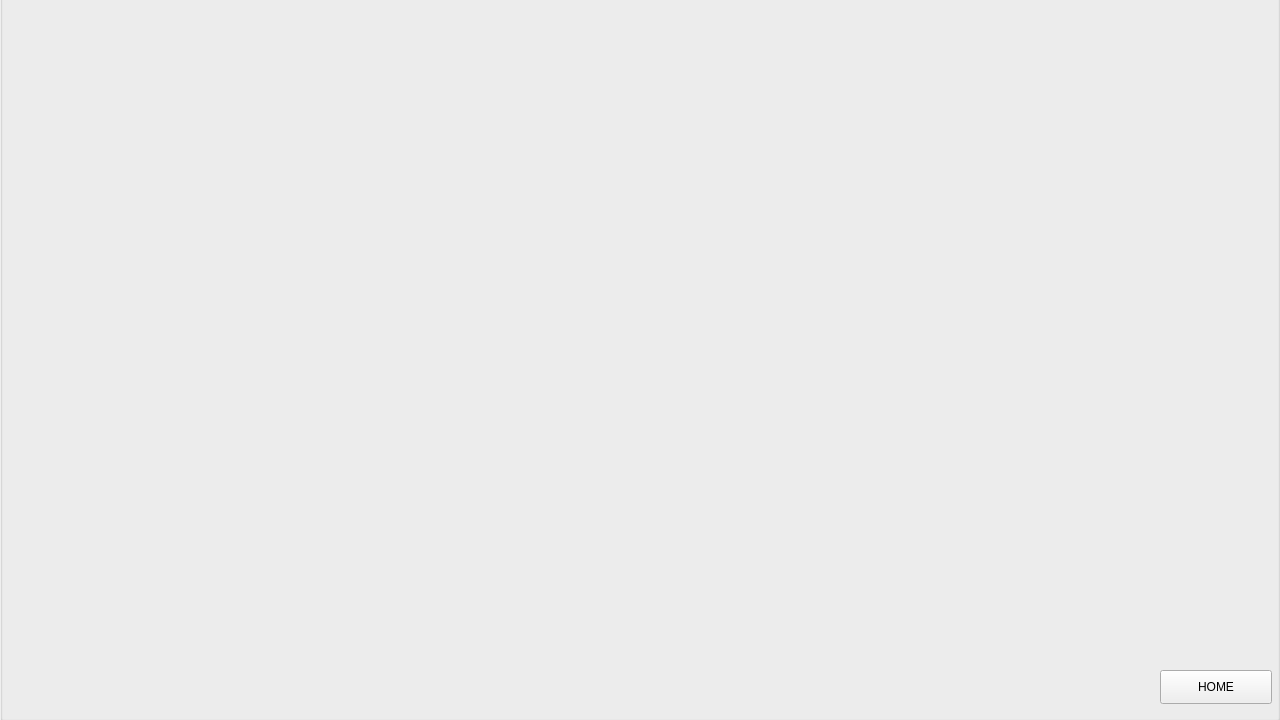
<?xml version="1.0" encoding="UTF-8"?>
<ui version="4.0">
 <class>MainWindow</class>
 <widget class="QMainWindow" name="MainWindow">
  <property name="geometry">
   <rect>
    <x>0</x>
    <y>0</y>
    <width>1280</width>
    <height>720</height>
   </rect>
  </property>
  <property name="windowTitle">
   <string>MainWindow</string>
  </property>
  <property name="styleSheet">
   <string notr="true"/>
  </property>
  <widget class="QWidget" name="centralwidget">
   <widget class="QPushButton" name="pushButton">
    <property name="geometry">
     <rect>
      <x>1160</x>
      <y>680</y>
      <width>112</width>
      <height>34</height>
     </rect>
    </property>
    <property name="styleSheet">
     <string notr="true">background-color: rgb(255, 255, 255);</string>
    </property>
    <property name="text">
     <string>CLOSE</string>
    </property>
   </widget>
   <widget class="QGroupBox" name="groupBox">
    <property name="geometry">
     <rect>
      <x>20</x>
      <y>150</y>
      <width>1241</width>
      <height>171</height>
     </rect>
    </property>
    <property name="font">
     <font>
      <pointsize>20</pointsize>
     </font>
    </property>
    <property name="autoFillBackground">
     <bool>false</bool>
    </property>
    <property name="styleSheet">
     <string notr="true">color: rgb(255, 255, 255);</string>
    </property>
    <property name="title">
     <string>COLORS</string>
    </property>
    <property name="alignment">
     <set>Qt::AlignCenter</set>
    </property>
    <property name="flat">
     <bool>false</bool>
    </property>
    <widget class="QLabel" name="label_13">
     <property name="geometry">
      <rect>
       <x>980</x>
       <y>70</y>
       <width>70</width>
       <height>70</height>
      </rect>
     </property>
     <property name="styleSheet">
      <string notr="true">background-color: rgb(255, 255, 255);</string>
     </property>
     <property name="frameShape">
      <enum>QFrame::Box</enum>
     </property>
     <property name="lineWidth">
      <number>0</number>
     </property>
     <property name="text">
      <string/>
     </property>
     <property name="scaledContents">
      <bool>true</bool>
     </property>
    </widget>
    <widget class="QLabel" name="label_10">
     <property name="geometry">
      <rect>
       <x>740</x>
       <y>70</y>
       <width>70</width>
       <height>70</height>
      </rect>
     </property>
     <property name="styleSheet">
      <string notr="true">background-color: rgb(255, 255, 255);</string>
     </property>
     <property name="frameShape">
      <enum>QFrame::Box</enum>
     </property>
     <property name="lineWidth">
      <number>0</number>
     </property>
     <property name="text">
      <string/>
     </property>
     <property name="scaledContents">
      <bool>true</bool>
     </property>
    </widget>
    <widget class="QLabel" name="label_11">
     <property name="geometry">
      <rect>
       <x>820</x>
       <y>70</y>
       <width>70</width>
       <height>70</height>
      </rect>
     </property>
     <property name="styleSheet">
      <string notr="true">background-color: rgb(255, 255, 255);</string>
     </property>
     <property name="frameShape">
      <enum>QFrame::Box</enum>
     </property>
     <property name="lineWidth">
      <number>0</number>
     </property>
     <property name="text">
      <string/>
     </property>
     <property name="scaledContents">
      <bool>true</bool>
     </property>
    </widget>
    <widget class="QLabel" name="label_7">
     <property name="geometry">
      <rect>
       <x>500</x>
       <y>70</y>
       <width>70</width>
       <height>70</height>
      </rect>
     </property>
     <property name="styleSheet">
      <string notr="true">background-color: rgb(255, 255, 255);</string>
     </property>
     <property name="frameShape">
      <enum>QFrame::Box</enum>
     </property>
     <property name="lineWidth">
      <number>0</number>
     </property>
     <property name="text">
      <string/>
     </property>
     <property name="scaledContents">
      <bool>true</bool>
     </property>
    </widget>
    <widget class="QLabel" name="label_9">
     <property name="geometry">
      <rect>
       <x>660</x>
       <y>70</y>
       <width>70</width>
       <height>70</height>
      </rect>
     </property>
     <property name="styleSheet">
      <string notr="true">background-color: rgb(255, 255, 255);</string>
     </property>
     <property name="frameShape">
      <enum>QFrame::Box</enum>
     </property>
     <property name="lineWidth">
      <number>0</number>
     </property>
     <property name="text">
      <string/>
     </property>
     <property name="scaledContents">
      <bool>true</bool>
     </property>
    </widget>
    <widget class="QLabel" name="label_3">
     <property name="geometry">
      <rect>
       <x>180</x>
       <y>70</y>
       <width>70</width>
       <height>70</height>
      </rect>
     </property>
     <property name="styleSheet">
      <string notr="true">background-color: rgb(255, 255, 255);</string>
     </property>
     <property name="frameShape">
      <enum>QFrame::Box</enum>
     </property>
     <property name="lineWidth">
      <number>0</number>
     </property>
     <property name="text">
      <string/>
     </property>
     <property name="scaledContents">
      <bool>true</bool>
     </property>
    </widget>
    <widget class="QLabel" name="label_5">
     <property name="geometry">
      <rect>
       <x>340</x>
       <y>70</y>
       <width>70</width>
       <height>70</height>
      </rect>
     </property>
     <property name="styleSheet">
      <string notr="true">background-color: rgb(255, 255, 255);</string>
     </property>
     <property name="frameShape">
      <enum>QFrame::Box</enum>
     </property>
     <property name="lineWidth">
      <number>0</number>
     </property>
     <property name="text">
      <string/>
     </property>
     <property name="scaledContents">
      <bool>true</bool>
     </property>
    </widget>
    <widget class="QLabel" name="label_12">
     <property name="geometry">
      <rect>
       <x>900</x>
       <y>70</y>
       <width>70</width>
       <height>70</height>
      </rect>
     </property>
     <property name="styleSheet">
      <string notr="true">background-color: rgb(255, 255, 255);</string>
     </property>
     <property name="frameShape">
      <enum>QFrame::Box</enum>
     </property>
     <property name="lineWidth">
      <number>0</number>
     </property>
     <property name="text">
      <string/>
     </property>
     <property name="scaledContents">
      <bool>true</bool>
     </property>
    </widget>
    <widget class="QLabel" name="label_2">
     <property name="geometry">
      <rect>
       <x>100</x>
       <y>70</y>
       <width>70</width>
       <height>70</height>
      </rect>
     </property>
     <property name="styleSheet">
      <string notr="true">background-color: rgb(255, 255, 255);</string>
     </property>
     <property name="frameShape">
      <enum>QFrame::Box</enum>
     </property>
     <property name="lineWidth">
      <number>0</number>
     </property>
     <property name="text">
      <string/>
     </property>
     <property name="scaledContents">
      <bool>true</bool>
     </property>
    </widget>
    <widget class="QLabel" name="label_6">
     <property name="geometry">
      <rect>
       <x>420</x>
       <y>70</y>
       <width>70</width>
       <height>70</height>
      </rect>
     </property>
     <property name="styleSheet">
      <string notr="true">background-color: rgb(255, 255, 255);</string>
     </property>
     <property name="frameShape">
      <enum>QFrame::Box</enum>
     </property>
     <property name="lineWidth">
      <number>0</number>
     </property>
     <property name="text">
      <string/>
     </property>
     <property name="scaledContents">
      <bool>true</bool>
     </property>
    </widget>
    <widget class="QLabel" name="label_8">
     <property name="geometry">
      <rect>
       <x>580</x>
       <y>70</y>
       <width>70</width>
       <height>70</height>
      </rect>
     </property>
     <property name="styleSheet">
      <string notr="true">background-color: rgb(255, 255, 255);</string>
     </property>
     <property name="frameShape">
      <enum>QFrame::Box</enum>
     </property>
     <property name="lineWidth">
      <number>0</number>
     </property>
     <property name="text">
      <string/>
     </property>
     <property name="scaledContents">
      <bool>true</bool>
     </property>
    </widget>
    <widget class="QLabel" name="label_14">
     <property name="geometry">
      <rect>
       <x>1060</x>
       <y>70</y>
       <width>70</width>
       <height>70</height>
      </rect>
     </property>
     <property name="styleSheet">
      <string notr="true">background-color: rgb(255, 255, 255);</string>
     </property>
     <property name="frameShape">
      <enum>QFrame::Box</enum>
     </property>
     <property name="lineWidth">
      <number>0</number>
     </property>
     <property name="text">
      <string/>
     </property>
     <property name="scaledContents">
      <bool>true</bool>
     </property>
    </widget>
    <widget class="QLabel" name="label_15">
     <property name="geometry">
      <rect>
       <x>1140</x>
       <y>70</y>
       <width>70</width>
       <height>70</height>
      </rect>
     </property>
     <property name="styleSheet">
      <string notr="true">background-color: rgb(255, 255, 255);</string>
     </property>
     <property name="frameShape">
      <enum>QFrame::Box</enum>
     </property>
     <property name="lineWidth">
      <number>0</number>
     </property>
     <property name="text">
      <string/>
     </property>
     <property name="scaledContents">
      <bool>true</bool>
     </property>
    </widget>
    <widget class="QLabel" name="label_4">
     <property name="geometry">
      <rect>
       <x>260</x>
       <y>70</y>
       <width>70</width>
       <height>70</height>
      </rect>
     </property>
     <property name="styleSheet">
      <string notr="true">background-color: rgb(255, 255, 255);</string>
     </property>
     <property name="frameShape">
      <enum>QFrame::Box</enum>
     </property>
     <property name="lineWidth">
      <number>0</number>
     </property>
     <property name="text">
      <string/>
     </property>
     <property name="scaledContents">
      <bool>true</bool>
     </property>
    </widget>
    <widget class="QLabel" name="label_1">
     <property name="geometry">
      <rect>
       <x>20</x>
       <y>70</y>
       <width>70</width>
       <height>70</height>
      </rect>
     </property>
     <property name="styleSheet">
      <string notr="true">background-color: rgb(255, 255, 255);</string>
     </property>
     <property name="frameShape">
      <enum>QFrame::Box</enum>
     </property>
     <property name="lineWidth">
      <number>0</number>
     </property>
     <property name="text">
      <string/>
     </property>
     <property name="scaledContents">
      <bool>true</bool>
     </property>
    </widget>
    <widget class="QLabel" name="label_17">
     <property name="geometry">
      <rect>
       <x>920</x>
       <y>350</y>
       <width>70</width>
       <height>70</height>
      </rect>
     </property>
     <property name="frameShape">
      <enum>QFrame::Box</enum>
     </property>
     <property name="text">
      <string/>
     </property>
     <property name="scaledContents">
      <bool>true</bool>
     </property>
    </widget>
    <widget class="QLabel" name="label_18">
     <property name="geometry">
      <rect>
       <x>1000</x>
       <y>350</y>
       <width>70</width>
       <height>70</height>
      </rect>
     </property>
     <property name="frameShape">
      <enum>QFrame::Box</enum>
     </property>
     <property name="text">
      <string/>
     </property>
     <property name="scaledContents">
      <bool>true</bool>
     </property>
    </widget>
    <widget class="QLabel" name="label_19">
     <property name="geometry">
      <rect>
       <x>680</x>
       <y>350</y>
       <width>70</width>
       <height>70</height>
      </rect>
     </property>
     <property name="frameShape">
      <enum>QFrame::Box</enum>
     </property>
     <property name="text">
      <string/>
     </property>
     <property name="scaledContents">
      <bool>true</bool>
     </property>
    </widget>
    <widget class="QLabel" name="label_20">
     <property name="geometry">
      <rect>
       <x>840</x>
       <y>350</y>
       <width>70</width>
       <height>70</height>
      </rect>
     </property>
     <property name="frameShape">
      <enum>QFrame::Box</enum>
     </property>
     <property name="text">
      <string/>
     </property>
     <property name="scaledContents">
      <bool>true</bool>
     </property>
    </widget>
    <widget class="QLabel" name="label_21">
     <property name="geometry">
      <rect>
       <x>360</x>
       <y>350</y>
       <width>70</width>
       <height>70</height>
      </rect>
     </property>
     <property name="frameShape">
      <enum>QFrame::Box</enum>
     </property>
     <property name="text">
      <string/>
     </property>
     <property name="scaledContents">
      <bool>true</bool>
     </property>
    </widget>
    <widget class="QLabel" name="label_22">
     <property name="geometry">
      <rect>
       <x>520</x>
       <y>350</y>
       <width>70</width>
       <height>70</height>
      </rect>
     </property>
     <property name="frameShape">
      <enum>QFrame::Box</enum>
     </property>
     <property name="text">
      <string/>
     </property>
     <property name="scaledContents">
      <bool>true</bool>
     </property>
    </widget>
    <widget class="QLabel" name="label_23">
     <property name="geometry">
      <rect>
       <x>1080</x>
       <y>350</y>
       <width>70</width>
       <height>70</height>
      </rect>
     </property>
     <property name="frameShape">
      <enum>QFrame::Box</enum>
     </property>
     <property name="text">
      <string/>
     </property>
     <property name="scaledContents">
      <bool>true</bool>
     </property>
    </widget>
    <widget class="QLabel" name="label_24">
     <property name="geometry">
      <rect>
       <x>280</x>
       <y>350</y>
       <width>70</width>
       <height>70</height>
      </rect>
     </property>
     <property name="frameShape">
      <enum>QFrame::Box</enum>
     </property>
     <property name="text">
      <string/>
     </property>
     <property name="scaledContents">
      <bool>true</bool>
     </property>
    </widget>
    <widget class="QLabel" name="label_25">
     <property name="geometry">
      <rect>
       <x>600</x>
       <y>350</y>
       <width>70</width>
       <height>70</height>
      </rect>
     </property>
     <property name="frameShape">
      <enum>QFrame::Box</enum>
     </property>
     <property name="text">
      <string/>
     </property>
     <property name="scaledContents">
      <bool>true</bool>
     </property>
    </widget>
    <widget class="QLabel" name="label_26">
     <property name="geometry">
      <rect>
       <x>760</x>
       <y>350</y>
       <width>70</width>
       <height>70</height>
      </rect>
     </property>
     <property name="frameShape">
      <enum>QFrame::Box</enum>
     </property>
     <property name="text">
      <string/>
     </property>
     <property name="scaledContents">
      <bool>true</bool>
     </property>
    </widget>
    <widget class="QLabel" name="label_27">
     <property name="geometry">
      <rect>
       <x>1220</x>
       <y>350</y>
       <width>70</width>
       <height>70</height>
      </rect>
     </property>
     <property name="frameShape">
      <enum>QFrame::Box</enum>
     </property>
     <property name="text">
      <string/>
     </property>
     <property name="scaledContents">
      <bool>true</bool>
     </property>
    </widget>
    <widget class="QLabel" name="label_28">
     <property name="geometry">
      <rect>
       <x>1310</x>
       <y>350</y>
       <width>70</width>
       <height>70</height>
      </rect>
     </property>
     <property name="frameShape">
      <enum>QFrame::Box</enum>
     </property>
     <property name="text">
      <string/>
     </property>
     <property name="scaledContents">
      <bool>true</bool>
     </property>
    </widget>
    <widget class="QLabel" name="label_29">
     <property name="geometry">
      <rect>
       <x>440</x>
       <y>350</y>
       <width>70</width>
       <height>70</height>
      </rect>
     </property>
     <property name="frameShape">
      <enum>QFrame::Box</enum>
     </property>
     <property name="text">
      <string/>
     </property>
     <property name="scaledContents">
      <bool>true</bool>
     </property>
    </widget>
    <widget class="QLabel" name="label_30">
     <property name="geometry">
      <rect>
       <x>1160</x>
       <y>350</y>
       <width>70</width>
       <height>70</height>
      </rect>
     </property>
     <property name="frameShape">
      <enum>QFrame::Box</enum>
     </property>
     <property name="text">
      <string/>
     </property>
     <property name="scaledContents">
      <bool>true</bool>
     </property>
    </widget>
    <widget class="QLabel" name="label_31">
     <property name="geometry">
      <rect>
       <x>200</x>
       <y>350</y>
       <width>70</width>
       <height>70</height>
      </rect>
     </property>
     <property name="frameShape">
      <enum>QFrame::Box</enum>
     </property>
     <property name="text">
      <string/>
     </property>
     <property name="scaledContents">
      <bool>true</bool>
     </property>
    </widget>
   </widget>
   <widget class="QLabel" name="label_16">
    <property name="geometry">
     <rect>
      <x>0</x>
      <y>0</y>
      <width>1280</width>
      <height>131</height>
     </rect>
    </property>
    <property name="font">
     <font>
      <pointsize>40</pointsize>
     </font>
    </property>
    <property name="styleSheet">
     <string notr="true">color: rgb(255, 255, 255);</string>
    </property>
    <property name="text">
     <string>COLOR BLINDNESS</string>
    </property>
    <property name="alignment">
     <set>Qt::AlignCenter</set>
    </property>
   </widget>
   <widget class="QPushButton" name="pushButton_2">
    <property name="geometry">
     <rect>
      <x>580</x>
      <y>670</y>
      <width>112</width>
      <height>34</height>
     </rect>
    </property>
    <property name="styleSheet">
     <string notr="true">background-color: rgb(255, 255, 255);</string>
    </property>
    <property name="text">
     <string>SUBMIT</string>
    </property>
   </widget>
   <widget class="QLabel" name="ans_1">
    <property name="geometry">
     <rect>
      <x>80</x>
      <y>490</y>
      <width>70</width>
      <height>70</height>
     </rect>
    </property>
    <property name="styleSheet">
     <string notr="true">background-color: rgb(255, 255, 255);</string>
    </property>
    <property name="frameShape">
     <enum>QFrame::Box</enum>
    </property>
    <property name="lineWidth">
     <number>0</number>
    </property>
    <property name="text">
     <string/>
    </property>
    <property name="scaledContents">
     <bool>true</bool>
    </property>
   </widget>
   <widget class="QLabel" name="ans_7">
    <property name="geometry">
     <rect>
      <x>560</x>
      <y>490</y>
      <width>70</width>
      <height>70</height>
     </rect>
    </property>
    <property name="styleSheet">
     <string notr="true">background-color: rgb(255, 255, 255);</string>
    </property>
    <property name="frameShape">
     <enum>QFrame::Box</enum>
    </property>
    <property name="lineWidth">
     <number>0</number>
    </property>
    <property name="text">
     <string/>
    </property>
    <property name="scaledContents">
     <bool>true</bool>
    </property>
   </widget>
   <widget class="QLabel" name="ans_10">
    <property name="geometry">
     <rect>
      <x>800</x>
      <y>490</y>
      <width>70</width>
      <height>70</height>
     </rect>
    </property>
    <property name="styleSheet">
     <string notr="true">background-color: rgb(255, 255, 255);</string>
    </property>
    <property name="frameShape">
     <enum>QFrame::Box</enum>
    </property>
    <property name="lineWidth">
     <number>0</number>
    </property>
    <property name="text">
     <string/>
    </property>
    <property name="scaledContents">
     <bool>true</bool>
    </property>
   </widget>
   <widget class="QLabel" name="ans_11">
    <property name="geometry">
     <rect>
      <x>880</x>
      <y>490</y>
      <width>70</width>
      <height>70</height>
     </rect>
    </property>
    <property name="styleSheet">
     <string notr="true">background-color: rgb(255, 255, 255);</string>
    </property>
    <property name="frameShape">
     <enum>QFrame::Box</enum>
    </property>
    <property name="lineWidth">
     <number>0</number>
    </property>
    <property name="text">
     <string/>
    </property>
    <property name="scaledContents">
     <bool>true</bool>
    </property>
   </widget>
   <widget class="QLabel" name="ans_9">
    <property name="geometry">
     <rect>
      <x>720</x>
      <y>490</y>
      <width>70</width>
      <height>70</height>
     </rect>
    </property>
    <property name="styleSheet">
     <string notr="true">background-color: rgb(255, 255, 255);</string>
    </property>
    <property name="frameShape">
     <enum>QFrame::Box</enum>
    </property>
    <property name="lineWidth">
     <number>0</number>
    </property>
    <property name="text">
     <string/>
    </property>
    <property name="scaledContents">
     <bool>true</bool>
    </property>
   </widget>
   <widget class="QLabel" name="ans_6">
    <property name="geometry">
     <rect>
      <x>480</x>
      <y>490</y>
      <width>70</width>
      <height>70</height>
     </rect>
    </property>
    <property name="styleSheet">
     <string notr="true">background-color: rgb(255, 255, 255);</string>
    </property>
    <property name="frameShape">
     <enum>QFrame::Box</enum>
    </property>
    <property name="lineWidth">
     <number>0</number>
    </property>
    <property name="text">
     <string/>
    </property>
    <property name="scaledContents">
     <bool>true</bool>
    </property>
   </widget>
   <widget class="QLabel" name="ans_14">
    <property name="geometry">
     <rect>
      <x>1120</x>
      <y>490</y>
      <width>70</width>
      <height>70</height>
     </rect>
    </property>
    <property name="styleSheet">
     <string notr="true">background-color: rgb(255, 255, 255);</string>
    </property>
    <property name="frameShape">
     <enum>QFrame::Box</enum>
    </property>
    <property name="lineWidth">
     <number>0</number>
    </property>
    <property name="text">
     <string/>
    </property>
    <property name="scaledContents">
     <bool>true</bool>
    </property>
   </widget>
   <widget class="QLabel" name="ans_15">
    <property name="geometry">
     <rect>
      <x>1200</x>
      <y>490</y>
      <width>70</width>
      <height>70</height>
     </rect>
    </property>
    <property name="styleSheet">
     <string notr="true">background-color: rgb(255, 255, 255);</string>
    </property>
    <property name="frameShape">
     <enum>QFrame::Box</enum>
    </property>
    <property name="lineWidth">
     <number>0</number>
    </property>
    <property name="text">
     <string/>
    </property>
    <property name="scaledContents">
     <bool>true</bool>
    </property>
   </widget>
   <widget class="QLabel" name="ans_3">
    <property name="geometry">
     <rect>
      <x>240</x>
      <y>490</y>
      <width>70</width>
      <height>70</height>
     </rect>
    </property>
    <property name="styleSheet">
     <string notr="true">background-color: rgb(255, 255, 255);</string>
    </property>
    <property name="frameShape">
     <enum>QFrame::Box</enum>
    </property>
    <property name="lineWidth">
     <number>0</number>
    </property>
    <property name="text">
     <string/>
    </property>
    <property name="scaledContents">
     <bool>true</bool>
    </property>
   </widget>
   <widget class="QLabel" name="ans_4">
    <property name="geometry">
     <rect>
      <x>320</x>
      <y>490</y>
      <width>70</width>
      <height>70</height>
     </rect>
    </property>
    <property name="styleSheet">
     <string notr="true">background-color: rgb(255, 255, 255);</string>
    </property>
    <property name="frameShape">
     <enum>QFrame::Box</enum>
    </property>
    <property name="lineWidth">
     <number>0</number>
    </property>
    <property name="text">
     <string/>
    </property>
    <property name="scaledContents">
     <bool>true</bool>
    </property>
   </widget>
   <widget class="QLabel" name="ans_8">
    <property name="geometry">
     <rect>
      <x>640</x>
      <y>490</y>
      <width>70</width>
      <height>70</height>
     </rect>
    </property>
    <property name="styleSheet">
     <string notr="true">background-color: rgb(255, 255, 255);</string>
    </property>
    <property name="frameShape">
     <enum>QFrame::Box</enum>
    </property>
    <property name="lineWidth">
     <number>0</number>
    </property>
    <property name="text">
     <string/>
    </property>
    <property name="scaledContents">
     <bool>true</bool>
    </property>
   </widget>
   <widget class="QLabel" name="ans_12">
    <property name="geometry">
     <rect>
      <x>960</x>
      <y>490</y>
      <width>70</width>
      <height>70</height>
     </rect>
    </property>
    <property name="styleSheet">
     <string notr="true">background-color: rgb(255, 255, 255);</string>
    </property>
    <property name="frameShape">
     <enum>QFrame::Box</enum>
    </property>
    <property name="lineWidth">
     <number>0</number>
    </property>
    <property name="text">
     <string/>
    </property>
    <property name="scaledContents">
     <bool>true</bool>
    </property>
   </widget>
   <widget class="QLabel" name="ans_2">
    <property name="geometry">
     <rect>
      <x>160</x>
      <y>490</y>
      <width>70</width>
      <height>70</height>
     </rect>
    </property>
    <property name="styleSheet">
     <string notr="true">background-color: rgb(255, 255, 255);</string>
    </property>
    <property name="frameShape">
     <enum>QFrame::Box</enum>
    </property>
    <property name="lineWidth">
     <number>0</number>
    </property>
    <property name="text">
     <string/>
    </property>
    <property name="scaledContents">
     <bool>true</bool>
    </property>
   </widget>
   <widget class="QLabel" name="ans_5">
    <property name="geometry">
     <rect>
      <x>400</x>
      <y>490</y>
      <width>70</width>
      <height>70</height>
     </rect>
    </property>
    <property name="styleSheet">
     <string notr="true">background-color: rgb(255, 255, 255);</string>
    </property>
    <property name="frameShape">
     <enum>QFrame::Box</enum>
    </property>
    <property name="lineWidth">
     <number>0</number>
    </property>
    <property name="text">
     <string/>
    </property>
    <property name="scaledContents">
     <bool>true</bool>
    </property>
   </widget>
   <widget class="QLabel" name="ans_13">
    <property name="geometry">
     <rect>
      <x>1040</x>
      <y>490</y>
      <width>70</width>
      <height>70</height>
     </rect>
    </property>
    <property name="styleSheet">
     <string notr="true">background-color: rgb(255, 255, 255);</string>
    </property>
    <property name="frameShape">
     <enum>QFrame::Box</enum>
    </property>
    <property name="lineWidth">
     <number>0</number>
    </property>
    <property name="text">
     <string/>
    </property>
    <property name="scaledContents">
     <bool>true</bool>
    </property>
   </widget>
   <widget class="QLabel" name="ans_0">
    <property name="geometry">
     <rect>
      <x>0</x>
      <y>490</y>
      <width>70</width>
      <height>70</height>
     </rect>
    </property>
    <property name="statusTip">
     <string>0</string>
    </property>
    <property name="styleSheet">
     <string notr="true">background-color: rgb(255, 255, 255);</string>
    </property>
    <property name="frameShape">
     <enum>QFrame::Box</enum>
    </property>
    <property name="lineWidth">
     <number>0</number>
    </property>
    <property name="text">
     <string/>
    </property>
    <property name="pixmap">
     <pixmap>ColorBlindness/0.jpg</pixmap>
    </property>
    <property name="scaledContents">
     <bool>true</bool>
    </property>
   </widget>
   <widget class="QGroupBox" name="groupBox_2">
    <property name="geometry">
     <rect>
      <x>0</x>
      <y>-10</y>
      <width>1280</width>
      <height>731</height>
     </rect>
    </property>
    <property name="autoFillBackground">
     <bool>true</bool>
    </property>
    <property name="styleSheet">
     <string notr="true"/>
    </property>
    <property name="title">
     <string/>
    </property>
    <widget class="QLabel" name="label">
     <property name="geometry">
      <rect>
       <x>215</x>
       <y>50</y>
       <width>1031</width>
       <height>560</height>
      </rect>
     </property>
     <property name="font">
      <font>
       <pointsize>20</pointsize>
      </font>
     </property>
     <property name="text">
      <string/>
     </property>
    </widget>
    <widget class="QPushButton" name="pushButton_3">
     <property name="geometry">
      <rect>
       <x>1160</x>
       <y>680</y>
       <width>112</width>
       <height>34</height>
      </rect>
     </property>
     <property name="text">
      <string>HOME</string>
     </property>
    </widget>
   </widget>
   <widget class="QLabel" name="label_32">
    <property name="geometry">
     <rect>
      <x>0</x>
      <y>0</y>
      <width>1280</width>
      <height>720</height>
     </rect>
    </property>
    <property name="styleSheet">
     <string notr="true">background-color: rgb(0, 0, 0);</string>
    </property>
    <property name="text">
     <string/>
    </property>
   </widget>
   <zorder>label_32</zorder>
   <zorder>pushButton_2</zorder>
   <zorder>label_16</zorder>
   <zorder>pushButton</zorder>
   <zorder>groupBox</zorder>
   <zorder>ans_1</zorder>
   <zorder>ans_7</zorder>
   <zorder>ans_10</zorder>
   <zorder>ans_11</zorder>
   <zorder>ans_9</zorder>
   <zorder>ans_6</zorder>
   <zorder>ans_14</zorder>
   <zorder>ans_15</zorder>
   <zorder>ans_3</zorder>
   <zorder>ans_4</zorder>
   <zorder>ans_8</zorder>
   <zorder>ans_12</zorder>
   <zorder>ans_2</zorder>
   <zorder>ans_5</zorder>
   <zorder>ans_13</zorder>
   <zorder>ans_0</zorder>
   <zorder>groupBox_2</zorder>
  </widget>
 </widget>
 <resources/>
 <connections/>
</ui>
